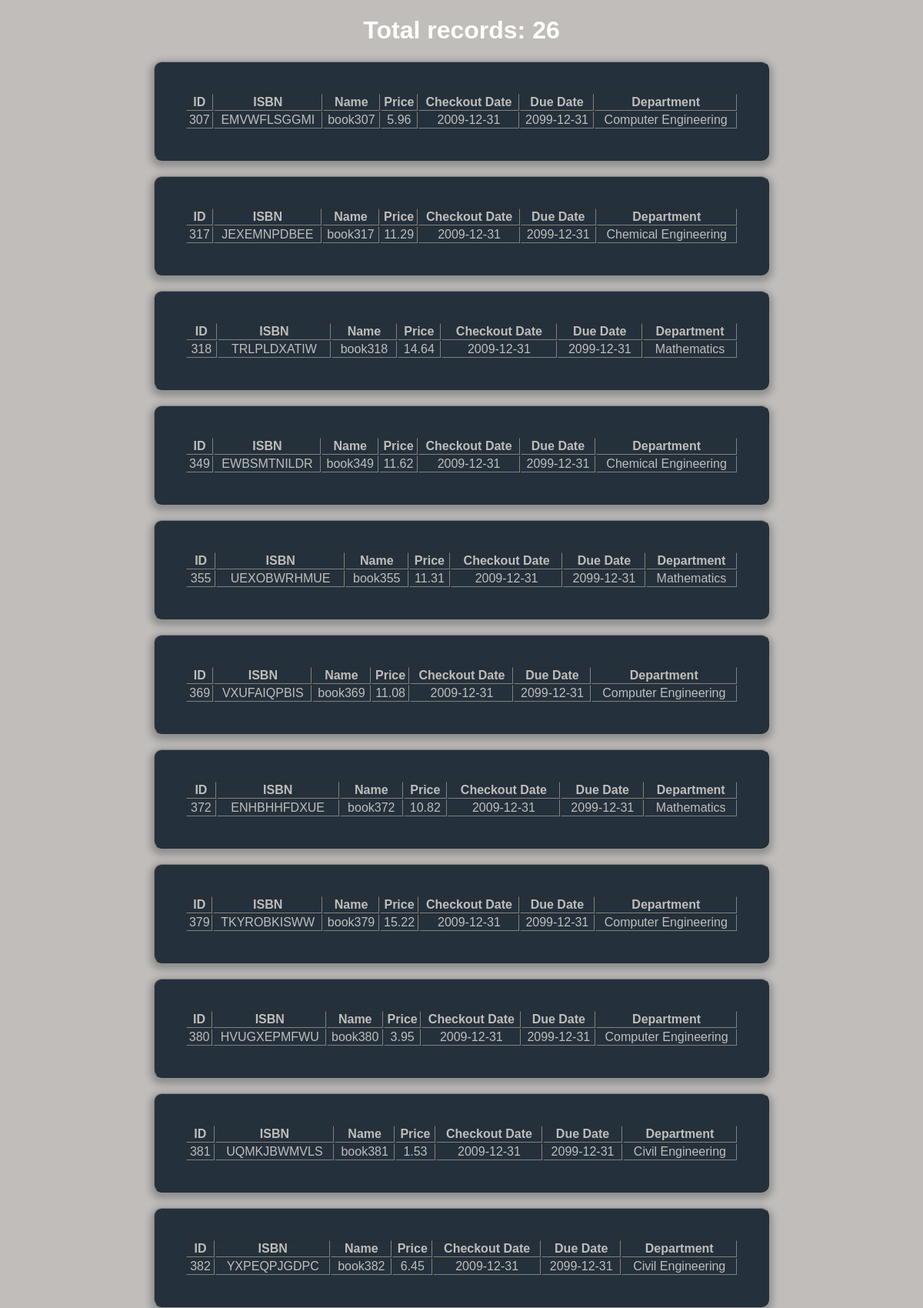
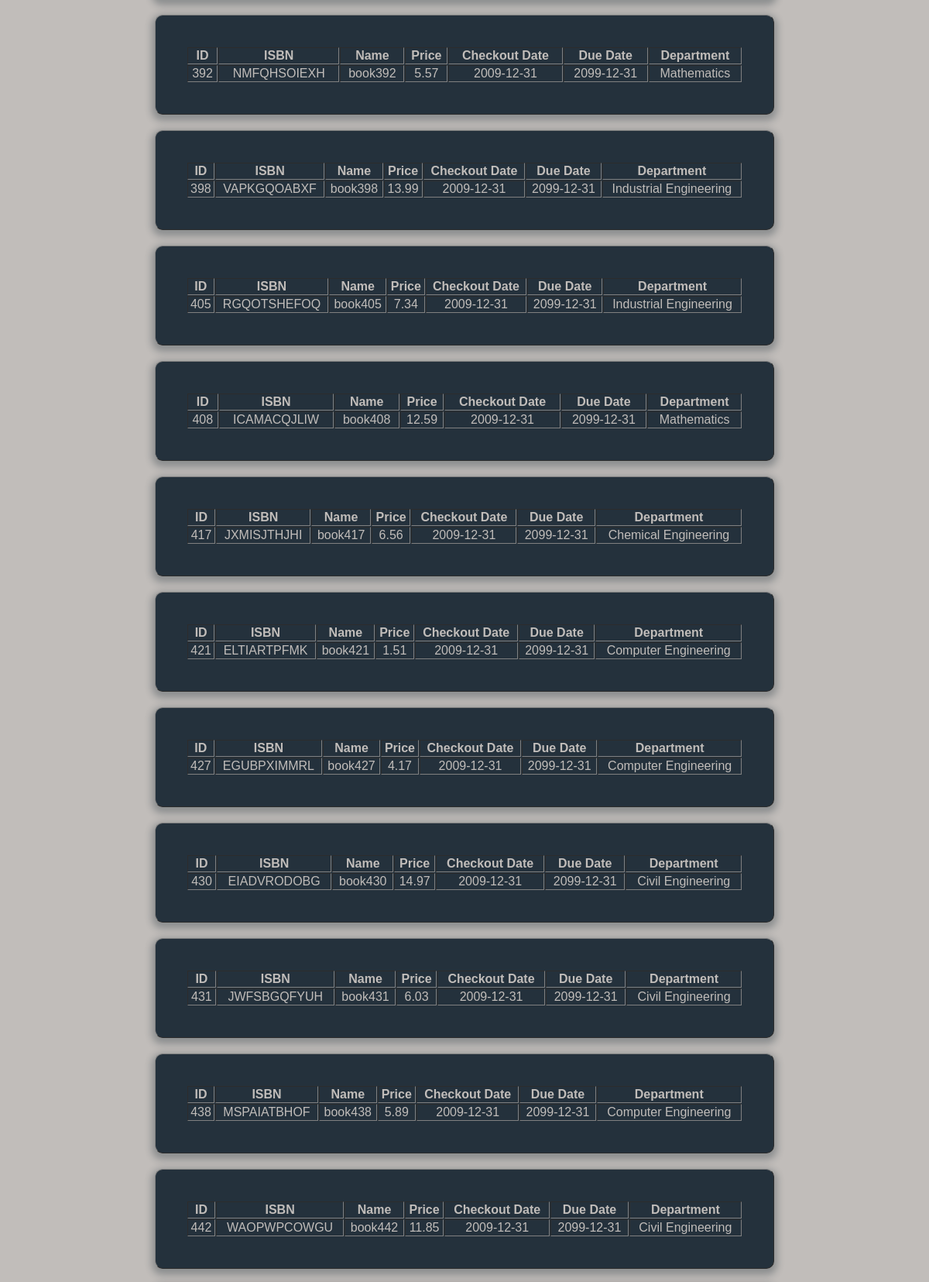
Page /booktrackingsystem/bookforadmin.php (upper part) on the committed database (2 pictures, top to bottom).
### tables this page shows
CREATE TABLE `book` (
  `book_id` int(11) NOT NULL,
  `ISBN` varchar(80) NOT NULL,
  `book_name` varchar(45) NOT NULL,
  `price` double NOT NULL,
  `due_date` date NOT NULL DEFAULT '2099-12-31',
  `dept_id` int(11) NOT NULL,
  `checkout_date` date NOT NULL DEFAULT '2099-12-31'
);

CREATE TABLE `dept` (
  `dept_id` int(11) NOT NULL,
  `dept_name` varchar(40) NOT NULL
);

### booktrackingsystem/bookforadmin.php (the view, shortened to what this page needs)
<?php
require 'booktrackingdb.php'
?>
<?php
$sql = "SELECT * FROM book WHERE book_id > 300 AND book_id < 500 AND due_date = '2099-12-31' ORDER BY book_id";
$records = $mysqli->query($sql) or die($mysqli->error);
$counter = $records->num_rows;
?>
<!DOCTYPE html>
<html>
<head>
	<link rel="stylesheet" type="text/css" href="css/displaybookstyle.css">
	<h1><?php echo 'Total records: '.$counter ?></h1>
</head>
<body>
	<div>
		<?php
			while($book = $records->fetch_assoc()){
				$dept_result = $mysqli->query("SELECT * FROM dept WHERE dept_id = ".$book['dept_id']);
				$dept_name = $dept_result->fetch_assoc()['dept_name'];
				echo "<table class=form width=100% border=1 cellpadding=1 cellspacing=1>";
				echo "<tr>";
				echo "<th>ID</th>";
				echo "<th>ISBN</th>";
				echo "<th>Name</th>";
				echo "<th>Price</th>";
				echo "<th>Checkout Date</th>";
				echo "<th>Due Date</th>";
				echo "<th>Department</th>";
				echo "</tr>";
				echo "<tr class=field-wrap>";
				echo "<td>".$book['book_id']."</td>";
				echo "<td>".$book['ISBN']."</td>";
				echo "<td>".$book['book_name']."</td>";
				echo "<td>".$book['price']."</td>";
				echo "<td>".$book['checkout_date']."</td>";
				echo "<td>".$book['due_date']."</td>";
				echo "<td>".$dept_name."</td>";
				echo "</tr>";
				echo "</table>";
			}
		?>
	</div>
</body>
</html>

### booktrackingsystem/css/displaybookstyle.css (style rules this page uses)
body { background: url(bgimage.jpg), #c1bdba; font-family: 'Titillium Web', sans-serif; }
.form { background: rgba(19, 35, 47, 0.9); padding: 40px; max-width: 800px; margin: 20px auto; border-radius: 10px; box-shadow: 0 4px 10px 4px rgba(19, 35, 47, 0.3); }
table { color: #c1bdba; text-align: center; }
.field-wrap { position: relative; margin-bottom: 40px; }

### booktrackingsystem/bookforadmin.php (style rules this page uses)
h1 { color:white;text-align: center; }

### rows in the picture
book: book_id "307", ISBN "EMVWFLSGGMI", book_name "book307", price "5.96", checkout_date "2009-12-31", due_date "2099-12-31", dept.dept_name "Computer Engineering"
book: book_id "317", ISBN "JEXEMNPDBEE", book_name "book317", price "11.29", checkout_date "2009-12-31", due_date "2099-12-31", dept.dept_name "Chemical Engineering"
book: book_id "318", ISBN "TRLPLDXATIW", book_name "book318", price "14.64", checkout_date "2009-12-31", due_date "2099-12-31", dept.dept_name "Mathematics"
book: book_id "349", ISBN "EWBSMTNILDR", book_name "book349", price "11.62", checkout_date "2009-12-31", due_date "2099-12-31", dept.dept_name "Chemical Engineering"
book: book_id "355", ISBN "UEXOBWRHMUE", book_name "book355", price "11.31", checkout_date "2009-12-31", due_date "2099-12-31", dept.dept_name "Mathematics"
book: book_id "369", ISBN "VXUFAIQPBIS", book_name "book369", price "11.08", checkout_date "2009-12-31", due_date "2099-12-31", dept.dept_name "Computer Engineering"
book: book_id "372", ISBN "ENHBHHFDXUE", book_name "book372", price "10.82", checkout_date "2009-12-31", due_date "2099-12-31", dept.dept_name "Mathematics"
book: book_id "379", ISBN "TKYROBKISWW", book_name "book379", price "15.22", checkout_date "2009-12-31", due_date "2099-12-31", dept.dept_name "Computer Engineering"
book: book_id "380", ISBN "HVUGXEPMFWU", book_name "book380", price "3.95", checkout_date "2009-12-31", due_date "2099-12-31", dept.dept_name "Computer Engineering"
book: book_id "381", ISBN "UQMKJBWMVLS", book_name "book381", price "1.53", checkout_date "2009-12-31", due_date "2099-12-31", dept.dept_name "Civil Engineering"
book: book_id "382", ISBN "YXPEQPJGDPC", book_name "book382", price "6.45", checkout_date "2009-12-31", due_date "2099-12-31", dept.dept_name "Civil Engineering"
book: book_id "392", ISBN "NMFQHSOIEXH", book_name "book392", price "5.57", checkout_date "2009-12-31", due_date "2099-12-31", dept.dept_name "Mathematics"
book: book_id "398", ISBN "VAPKGQOABXF", book_name "book398", price "13.99", checkout_date "2009-12-31", due_date "2099-12-31", dept.dept_name "Industrial Engineering"
book: book_id "405", ISBN "RGQOTSHEFOQ", book_name "book405", price "7.34", checkout_date "2009-12-31", due_date "2099-12-31", dept.dept_name "Industrial Engineering"
book: book_id "408", ISBN "ICAMACQJLIW", book_name "book408", price "12.59", checkout_date "2009-12-31", due_date "2099-12-31", dept.dept_name "Mathematics"
book: book_id "417", ISBN "JXMISJTHJHI", book_name "book417", price "6.56", checkout_date "2009-12-31", due_date "2099-12-31", dept.dept_name "Chemical Engineering"
book: book_id "421", ISBN "ELTIARTPFMK", book_name "book421", price "1.51", checkout_date "2009-12-31", due_date "2099-12-31", dept.dept_name "Computer Engineering"
book: book_id "427", ISBN "EGUBPXIMMRL", book_name "book427", price "4.17", checkout_date "2009-12-31", due_date "2099-12-31", dept.dept_name "Computer Engineering"
book: book_id "430", ISBN "EIADVRODOBG", book_name "book430", price "14.97", checkout_date "2009-12-31", due_date "2099-12-31", dept.dept_name "Civil Engineering"
book: book_id "431", ISBN "JWFSBGQFYUH", book_name "book431", price "6.03", checkout_date "2009-12-31", due_date "2099-12-31", dept.dept_name "Civil Engineering"
book: book_id "438", ISBN "MSPAIATBHOF", book_name "book438", price "5.89", checkout_date "2009-12-31", due_date "2099-12-31", dept.dept_name "Computer Engineering"
book: book_id "442", ISBN "WAOPWPCOWGU", book_name "book442", price "11.85", checkout_date "2009-12-31", due_date "2099-12-31", dept.dept_name "Civil Engineering"

### other values in the picture
$counter "26"
